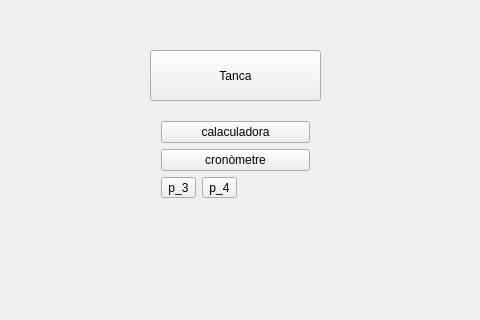
<?xml version="1.0" encoding="UTF-8"?>
<ui version="4.0">
 <class>calaix</class>
 <widget class="QWidget" name="calaix">
  <property name="geometry">
   <rect>
    <x>0</x>
    <y>0</y>
    <width>480</width>
    <height>320</height>
   </rect>
  </property>
  <property name="windowTitle">
   <string>calaix</string>
  </property>
  <widget class="QPushButton" name="tanca">
   <property name="geometry">
    <rect>
     <x>150</x>
     <y>50</y>
     <width>171</width>
     <height>51</height>
    </rect>
   </property>
   <property name="text">
    <string>Tanca</string>
   </property>
  </widget>
  <widget class="QWidget" name="layoutWidget">
   <property name="geometry">
    <rect>
     <x>150</x>
     <y>110</y>
     <width>171</width>
     <height>151</height>
    </rect>
   </property>
   <layout class="QFormLayout" name="formLayout">
    <item row="2" column="0">
     <layout class="QHBoxLayout" name="horizontalLayout">
      <item>
       <widget class="QToolButton" name="p_3">
        <property name="text">
         <string>p_3</string>
        </property>
       </widget>
      </item>
      <item>
       <widget class="QToolButton" name="p_4">
        <property name="text">
         <string>p_4</string>
        </property>
       </widget>
      </item>
     </layout>
    </item>
    <item row="1" column="0" colspan="2">
     <widget class="QPushButton" name="cronometre">
      <property name="text">
       <string>cronòmetre</string>
      </property>
     </widget>
    </item>
    <item row="0" column="0" colspan="2">
     <widget class="QPushButton" name="calculadora">
      <property name="text">
       <string>calaculadora</string>
      </property>
     </widget>
    </item>
   </layout>
  </widget>
 </widget>
 <layoutdefault spacing="6" margin="11"/>
 <resources/>
 <connections/>
</ui>
